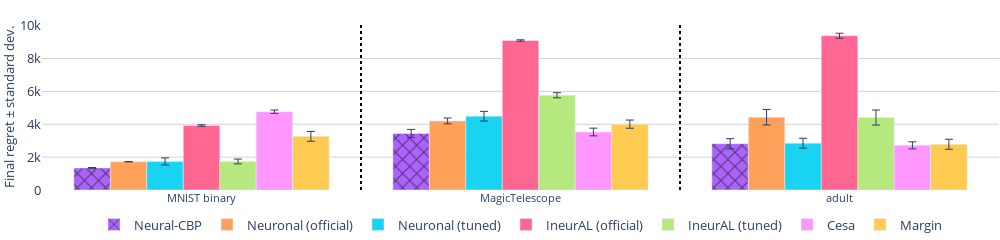

The cell this chart's notebook holds for it:
### Code cell
import pandas as pd
import plotly.graph_objects as go
import numpy as np
import plotly.express as px
# Assuming df is your DataFrame and it has columns 'Dataset', 'Value', 'Model'

w = 0.1
def remove_substrings(s, substrings):
    for substring in substrings:
        s = s.replace(substring, '')
    return s


# approaches = result['merge'].unique()
approaches = np.array(['LeNetNeural-CBP', 'LeNetNeuronal (official)', 'LeNetNeuronal (tuned)',
                        'MLPNeural-CBP', 'MLPNeuronal (official)','MLPNeuronal (tuned)', 'MLPIneurAL (official)', 
                        'MLPIneurAL (tuned)',  'MLPCesa', 'MLPMargin' ], dtype=object) 
approaches_names = [ remove_substrings(model, ['LeNet', 'MLP']) for model in approaches ]
default_colors = px.colors.qualitative.Plotly
model_colors = {model_n:col for model_n,col in zip(approaches_names,default_colors) }


# Create an empty figure
fig = go.Figure()


views = []
for appr, appr_name in zip(approaches,approaches_names):

    subset = result[result['merge'] == appr]
    # dec = False
    # if appr_name not in views:
    #     dec = True
    #     views.append(appr_name)
    

    if 'CBP' in appr_name:
        fig.add_trace(go.Bar(
            x=subset['merge2'],
            y=subset['Mean'],
            name=appr_name,
            error_y=dict(type='data', array=subset['StdError'], visible=True,thickness=1 ),
            marker_color=model_colors[appr_name],marker_pattern_shape='x',marker_pattern_fgcolor='black', 
            # showlegend = dec,
            # width=w
            ))
    else: 
        fig.add_trace(go.Bar(
            x=subset['merge2'],
            y=subset['Mean'],
            name=appr_name,
            error_y=dict(type='data', array=subset['StdError'], visible=True,thickness=1 ),
            marker_color=model_colors[appr_name], 
            # showlegend = dec,
            # width=w
            ))


# Add vertical black lines between data groups

datasets = result['merge2'].unique()
print(datasets)
for i, dataset in enumerate(datasets[:-1]):
    if i == 2:
        fig.add_vline(x=i + 0.5, line_width=2, line_color="black")
    else:
        fig.add_vline(x=i + 0.5, line_width=2, line_color="black",  line_dash="dot")


siz = 13

# fig.add_shape(
#     type="line", xref="paper", yref="paper",
#     x0=0.31,
#     y0=1.01,
#     x1=0.99,
#     y1=1.01,
#     line_width=2,
#     label=dict(text="MLP", font=dict(size=siz+2)),
# )


# fig.add_shape(
#     type="line", xref="paper", yref="paper",
#     x0=0.31,
#     y0=1.0125,
#     x1=0.31,
#     y1=0.95,
#     line_width=2,
# )


# fig.add_shape(
#     type="line", xref="paper", yref="paper",
#     x0=0.99,
#     y0=1.0125,
#     x1=0.99,
#     y1=0.95,
#     line_width=2,
# )



# fig.add_shape(
#     type="line", xref="paper", yref="paper",
#     x0=0.01,
#     y0=1.01,
#     x1=0.29,
#     y1=1.01,
#     line_width=2,
#     label=dict(text="LeNet", font=dict(size=siz+2)),
# )


# fig.add_shape(
#     type="line", xref="paper", yref="paper",
#     x0=0.01,
#     y0=1.0125,
#     x1=0.01,
#     y1=0.95,
#     line_width=2,
# )

# fig.add_shape(
#     type="line", xref="paper", yref="paper",
#     x0=0.29,
#     y0=1.0125,
#     x1=0.29,
#     y1=0.95,
#     line_width=2,
# )

# fig.update_traces(width=0.05)

# fig.update_traces(
#     marker_pattern_shape='/',  # This sets a grid-like pattern. Use '+' for a cross pattern.
#     marker_pattern_fgcolor='black',  # Foreground color of the pattern
#     marker_pattern_bgcolor='rgba(0,0,0,0)'  # Transparent background color for the pattern
# )

fig.update_layout(
    width=1000,
    height=220,
    plot_bgcolor='white',  # Sets the plot background color
    paper_bgcolor='white',  # Sets the overall figure background color
    barmode='group',
    margin=dict(l=20, r=1, t=25, b=20),  # Small margins
    xaxis=dict(
        tickmode='array',
        tickvals=result['merge2'].unique(),
        ticktext = [ remove_substrings(model, ['LeNet', 'MLP']) for model in result['merge2'].unique() ],
        tickfont=dict(size=siz-2)  # Increase X-axis tick font size
    ),
    yaxis=dict(
        gridcolor='lightgrey',
        title="Final regret ± standard dev.",
        title_standoff=10,
        title_font=dict(size=siz),
        tickfont=dict(size=siz)  # Increase Y-axis tick font size
    ),
    legend=dict(
        orientation="h",
        yanchor="bottom",
        y=-0.3,  # Adjust this value to position the legend
        xanchor="center",
        x=0.5,
        font=dict(size=siz)  # Increase legend font size
    ),
)

fig.show()
# fig.write_image("./results_MLP.pdf" )

### Figure 1 — Plotly figure (JSON) as saved in the notebook; plotly's stock layout.template omitted (floating-point values rounded to 4 significant figures)
{"data": [{"error_y": {"array": [], "thickness": 1, "type": "data", "visible": true}, "marker": {"color": "#AB63FA", "pattern": {"fgcolor": "black", "shape": "x"}}, "name": "Neural-CBP", "type": "bar", "x": [], "y": []}, {"error_y": {"array": [], "thickness": 1, "type": "data", "visible": true}, "marker": {"color": "#FFA15A"}, "name": "Neuronal (official)", "showlegend": true, "type": "bar", "x": [], "y": []}, {"error_y": {"array": [], "thickness": 1, "type": "data", "visible": true}, "marker": {"color": "#19D3F3"}, "name": "Neuronal (tuned)", "showlegend": true, "type": "bar", "x": [], "y": []}, {"error_y": {"array": [24.02, 249.5, 308.8], "thickness": 1, "type": "data", "visible": true}, "marker": {"color": "#AB63FA", "pattern": {"fgcolor": "black", "shape": "x"}}, "name": "Neural-CBP", "type": "bar", "x": ["MLPMNIST binary", "MLPMagicTelescope", "MLPadult"], "y": [1343.0, 3437.0, 2817.0]}, {"error_y": {"array": [9.872, 176.9, 472.2], "thickness": 1, "type": "data", "visible": true}, "marker": {"color": "#FFA15A"}, "name": "Neuronal (official)", "showlegend": true, "type": "bar", "x": ["MLPMNIST binary", "MLPMagicTelescope", "MLPadult"], "y": [1721, 4205.0, 4431.0]}, {"error_y": {"array": [214.9, 294.4, 299.4], "thickness": 1, "type": "data", "visible": true}, "marker": {"color": "#19D3F3"}, "name": "Neuronal (tuned)", "showlegend": true, "type": "bar", "x": ["MLPMNIST binary", "MLPMagicTelescope", "MLPadult"], "y": [1737.0, 4492.0, 2849.0]}, {"error_y": {"array": [46.26, 42.72, 153.4], "thickness": 1, "type": "data", "visible": true}, "marker": {"color": "#FF6692"}, "name": "IneurAL (official)", "showlegend": true, "type": "bar", "x": ["MLPMNIST binary", "MLPMagicTelescope", "MLPadult"], "y": [3924.0, 9098.0, 9386.0]}, {"error_y": {"array": [145.8, 154.8, 458.2], "thickness": 1, "type": "data", "visible": true}, "marker": {"color": "#B6E880"}, "name": "IneurAL (tuned)", "showlegend": true, "type": "bar", "x": ["MLPMNIST binary", "MLPMagicTelescope", "MLPadult"], "y": [1737.0, 5767.0, 4410.0]}, {"error_y": {"array": [103.6, 233.9, 215.2], "thickness": 1, "type": "data", "visible": true}, "marker": {"color": "#FF97FF"}, "name": "Cesa", "showlegend": true, "type": "bar", "x": ["MLPMNIST binary", "MLPMagicTelescope", "MLPadult"], "y": [4765.0, 3529.0, 2717.0]}, {"error_y": {"array": [298.8, 249.5, 304.2], "thickness": 1, "type": "data", "visible": true}, "marker": {"color": "#FECB52"}, "name": "Margin", "showlegend": true, "type": "bar", "x": ["MLPMNIST binary", "MLPMagicTelescope", "MLPadult"], "y": [3265.0, 4007.0, 2785.0]}], "layout": {"barmode": "group", "height": 220, "legend": {"font": {"size": 13}, "orientation": "h", "x": 0.5, "xanchor": "center", "y": -0.3, "yanchor": "bottom"}, "margin": {"b": 20, "l": 20, "r": 1, "t": 25}, "paper_bgcolor": "white", "plot_bgcolor": "white", "shapes": [{"line": {"color": "black", "dash": "dot", "width": 2}, "type": "line", "x0": 0.5, "x1": 0.5, "xref": "x", "y0": 0, "y1": 1, "yref": "y domain"}, {"line": {"color": "black", "dash": "dot", "width": 2}, "type": "line", "x0": 1.5, "x1": 1.5, "xref": "x", "y0": 0, "y1": 1, "yref": "y domain"}], "width": 1000, "xaxis": {"tickfont": {"size": 11}, "tickmode": "array", "ticktext": ["MNIST binary", "MagicTelescope", "adult"], "tickvals": ["MLPMNIST binary", "MLPMagicTelescope", "MLPadult"]}, "yaxis": {"gridcolor": "lightgrey", "tickfont": {"size": 13}, "title": {"font": {"size": 13}, "standoff": 10, "text": "Final regret ± standard dev."}}}}
